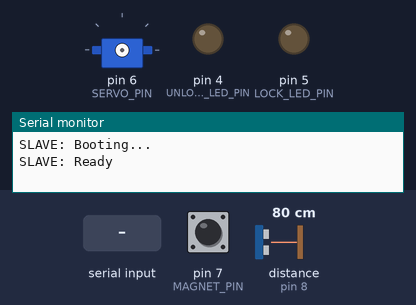
Simulated run of this sketch. Board: Arduino Uno, built with avr-gcc and run on an emulated ATmega328P. On the bench: servo, output pins drawn as LEDs (lit = HIGH), the last lines printed to the serial monitor. Inputs (shaded band) come from the test bench; at power-on: pin 7 (MAGNET_PIN) HIGH, distance to the obstacle (sensor on pin 8) 80 cm. The echo pulse lasts 58.3 µs per cm; pins used as bus, display or sensor lines are not drawn.

Above: at 1.2 s.
1.3 s: "0" received over the second serial link
At 2.8 s:
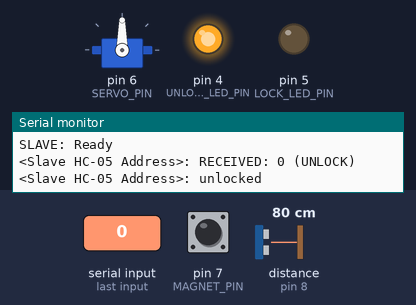
3.1 s: pin 7 (MAGNET_PIN) pulled LOW for 3.2 s
At 7.8 s:
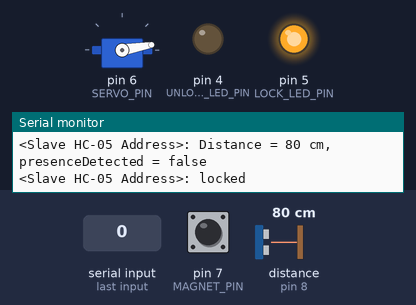
8.1 s: "0" received over the second serial link
At 8.25 s:
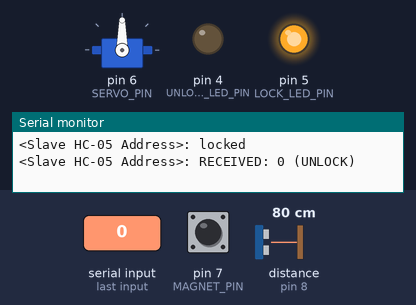
11.4 s: pin 7 (MAGNET_PIN) driven LOW
At 13.26 s:
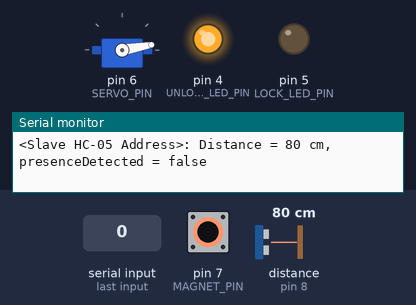
14.4 s: distance to the obstacle (sensor on pin 8) set to 33 cm
15.9 s: distance to the obstacle (sensor on pin 8) set to 26 cm
At 17.4 s:
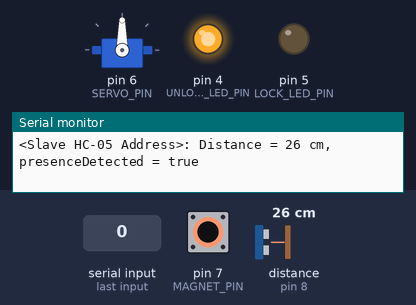
Timing chart, 0 to 18.9 s (numbered marks = the images above; inputs shaded):
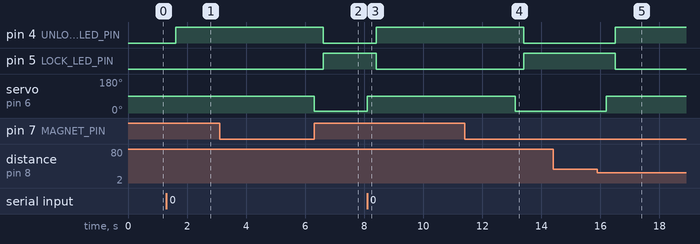

Measured:
- the behaviour switches between 30 and 29 cm on distance to the obstacle (sensor on pin 8) (found by bisection; images 4 and 5)
- after the input at 1.3 s, pin 4 (UNLOCK_LED_PIN): LOW → HIGH after 0.31 s
- after the input at 3.1 s, pin 4 (UNLOCK_LED_PIN): HIGH → LOW after 3.5 s; pin 5 (LOCK_LED_PIN): LOW → HIGH after 3.5 s; servo on pin 6 (SERVO_PIN): 90° → 10° after 3.2 s
- after the input at 8.1 s, pin 4 (UNLOCK_LED_PIN): LOW → HIGH after 0.31 s; pin 5 (LOCK_LED_PIN): HIGH → LOW after 0.31 s; servo on pin 6 (SERVO_PIN): 10° → 90° at once
- after the input at 11.4 s, pin 4 (UNLOCK_LED_PIN): HIGH → LOW after 2.0 s; pin 5 (LOCK_LED_PIN): LOW → HIGH after 2.0 s; servo on pin 6 (SERVO_PIN): 90° → 10° after 1.7 s
- after the input at 15.9 s, pin 4 (UNLOCK_LED_PIN): LOW → HIGH after 0.60 s; pin 5 (LOCK_LED_PIN): HIGH → LOW after 0.60 s; servo on pin 6 (SERVO_PIN): 10° → 90° after 0.30 s

The sketch:

AutomaticDoorLock_Inside.ino
```cpp
//Version 2
#include <Arduino.h>
#include <Servo.h>
#include <SoftwareSerial.h>

const int SERVO_PIN       = 6;
const int MAGNET_PIN      = 7;
const int TRIG_PIN        = 9;
const int ECHO_PIN        = 8;
const int LOCK_LED_PIN    = 5;
const int UNLOCK_LED_PIN  = 4;

const int PERSON_THRESHOLD = 30; // Adjust person threshold as needed. Value is in centimeters.

// Adjust LOCK_ANGLE and UNLOCK_ANGLE as needed
const int LOCK_ANGLE       = 10;
const int UNLOCK_ANGLE     = 90;

const char SLVADDR[]="<Slave HC-05 Address>"; // Add Slave HC-05 address here

const unsigned long UNLOCK_HOLD = 5000; // Adjust UNLOCK_HOLD value as needed. Value is in milliseconds.
unsigned long lastUnlockRequest = 0;

#define LOCKED   true
#define UNLOCKED false

SoftwareSerial BT(2, 3);
Servo lockServo;

bool isLocked     = true;
bool doorClosed   = false;
bool presenceDetected   = false;

unsigned long lastUSCheck     = 0;
unsigned long lastMagnetCheck = 0;

long readDistanceCM() {
  digitalWrite(TRIG_PIN, LOW);
  delayMicroseconds(5);
  digitalWrite(TRIG_PIN, HIGH);
  delayMicroseconds(20);
  digitalWrite(TRIG_PIN, LOW);

  long duration = pulseIn(ECHO_PIN, HIGH, 100000UL);
  if(duration == 0) return -1;
  long dist = (duration * 0.0344) / 2;
  return dist;
}

void setLock(bool lockState) {
  if(lockState == isLocked) return;

  isLocked = lockState;
  lockServo.attach(SERVO_PIN);

  if(lockState == LOCKED) {
    lockServo.write(LOCK_ANGLE);
  } else {
    lockServo.write(UNLOCK_ANGLE);
  }

  delay(300);
  lockServo.detach();  // Detach the servo after changing positions to avoid servo jitter while idle

  if(lockState == LOCKED) {  // Print debug info to Serial and change lock state LEDs
    Serial.print(SLVADDR);
    Serial.println(": locked");
    digitalWrite(LOCK_LED_PIN, HIGH);
    digitalWrite(UNLOCK_LED_PIN, LOW);
  } else {
    Serial.print(SLVADDR);
    Serial.println(": unlocked");
    digitalWrite(LOCK_LED_PIN, LOW);
    digitalWrite(UNLOCK_LED_PIN, HIGH);
  }
}

void setup() {
  Serial.begin(9600);
  BT.begin(38400);
  Serial.println("SLAVE: Booting...");

  pinMode(MAGNET_PIN, INPUT_PULLUP);
  pinMode(TRIG_PIN, OUTPUT);
  pinMode(ECHO_PIN, INPUT);
  pinMode(LOCK_LED_PIN, OUTPUT);
  pinMode(UNLOCK_LED_PIN, OUTPUT);

  setLock(LOCKED);
  Serial.println("SLAVE: Ready");
}

void loop() {
  unsigned long now = millis();

  if(BT.available()) {					// Check for incoming lock/unlock requests from OutsideControllerUnit
    char requestVal = BT.read();
    Serial.print(SLVADDR);
    Serial.print(": RECEIVED: ");
    Serial.print(requestVal);

    if(requestVal == '0') {
      Serial.println(" (UNLOCK)");
      setLock(UNLOCKED);
      lastUnlockRequest = now;
    } else if(requestVal == '1') {
      Serial.println(" (LOCK)");
      if(doorClosed){
        setLock(LOCKED);
        lastUnlockRequest = 0;
      }else{
        Serial.println(" (LOCK IGNORED - door open)");
      }
    }

  }

  if(now - lastMagnetCheck >= 100) {			// Check the Magnetic Door Switch to determine if door is open or closed
    lastMagnetCheck = now;
    int magnetState = digitalRead(MAGNET_PIN);
    doorClosed = (magnetState == LOW);

  }
  BT.write(doorClosed);
  static int stableCount = 0;
  if(now - lastUSCheck >= 150 && doorClosed) {
    lastUSCheck = now;

    long dist = readDistanceCM();
    bool detectedNow = (dist > 0 && dist < PERSON_THRESHOLD);

    if (detectedNow) {
      stableCount++;
    } else {
      stableCount = 0;
    }
    presenceDetected = (stableCount >= 2);

    Serial.print(SLVADDR);
    Serial.print(": Distance = ");
    Serial.print(dist);
    Serial.print(" cm, presenceDetected = ");
    Serial.println(presenceDetected ? "true" : "false");
  }

  if(presenceDetected && !isLocked) {}
  else if(presenceDetected && isLocked) {
    setLock(UNLOCKED);
    lastUnlockRequest = now;
  } else if(!presenceDetected &&
              doorClosed &&
              !isLocked &&
              lastUnlockRequest!=0 &&
              (now-lastUnlockRequest>=UNLOCK_HOLD)) {
    setLock(LOCKED);
    lastUnlockRequest = 0;
  }
  delay(10);
}

// Version 1
// #include <Arduino.h>
// #include <Servo.h>
// #include <Arduino_FreeRTOS.h>
// #include <SoftwareSerial.h>

// const int SERVO_PIN= 6;
// const int MAGNET_PIN= 7;
// const int TRIG_PIN= 9;
// const int ECHO_PIN= 8;
// const int LOCK_LED_PIN=5;
// const int UNLOCK_LED_PIN=4;

// const int PERSON_THRESHOLD=30;
// const int LOCK_ANGLE=10;
// const int UNLOCK_ANGLE=90;

// #define LOCKED true
// #define UNLOCKED false

// volatile bool isLocked=true;
// volatile bool doorClosed=false;
// volatile bool personNear=false;

// int rqVal=2;
// SoftwareSerial BT(2,3);
// Servo lockServo;

// void TaskBluetooth(void *pvParameters);
// void TaskSensors(void *pvParameters);

// long readDistanceCM()
// {
//   digitalWrite(TRIG_PIN, LOW);
//   delayMicroseconds(2);
//   digitalWrite(TRIG_PIN, HIGH);
//   delayMicroseconds(10);
//   digitalWrite(TRIG_PIN, LOW);

//   long duration=pulseInLong(ECHO_PIN, HIGH, 30000UL);
//   if(duration==0) return -1;
//   long dist=(duration*0.0344)/2;
//   return dist;
// }

// void setLock(bool lockState)
// {
//   if(lockState==isLocked) return;

//   isLocked=lockState;
//   lockServo.attach(SERVO_PIN);
//   if(lockState==LOCKED)
//   {
//     lockServo.write(LOCK_ANGLE);
//   }
//   else
//   {
//     lockServo.write(UNLOCK_ANGLE);
//   }

//   vTaskDelay(pdMS_TO_TICKS(50));
//   lockServo.detach();

//   if(lockState==LOCKED)
//   {
//     Serial.println("locked");
//     digitalWrite(LOCK_LED_PIN, HIGH);
//     digitalWrite(UNLOCK_LED_PIN, LOW);
//   }
//   else
//   {
//     Serial.println("unlocked");
//     digitalWrite(LOCK_LED_PIN, LOW);
//     digitalWrite(UNLOCK_LED_PIN, HIGH);
//   }
// }

// void setup()
// {
//   pinMode(MAGNET_PIN, INPUT_PULLUP);
//   pinMode(TRIG_PIN,OUTPUT);
//   pinMode(ECHO_PIN,INPUT);
//   pinMode(LOCK_LED_PIN, OUTPUT);
//   pinMode(UNLOCK_LED_PIN, OUTPUT);

//   setLock(LOCKED);

//   Serial.begin(38400);
//   BT.begin(9600);
//   xTaskCreate(TaskBluetooth, "BT", 1024, NULL, 2, NULL);
//   xTaskCreate(TaskSensors, "UM", 256, NULL, 1, NULL);


//   vTaskStartScheduler();

// }

// void loop(){}

// void TaskBluetooth(void *pvParameters)
// {
//   (void) pvParameters;

//   for(;;)
//   {
//     if(BT.available()>0)
//     {
//       rqVal=BT.read();
//       Serial.print("SLAVE RECEIVED: ");
//       Serial.println((char)rqVal);
//       if(rqVal=='0')
//       {
//         setLock(UNLOCKED);
//       }
//       else if(rqVal=='1')
//       {
//         setLock(LOCKED);
//       }
//     }
//     vTaskDelay(pdMS_TO_TICKS(20));
//   }
// }

// void TaskSensors(void *pvParameters)
// {
//   (void) pvParameters;
//   static int stableCount=0;
//   for(;;)
//   {
//     int magnetState=digitalRead(MAGNET_PIN);
//     doorClosed=(magnetState==LOW);
//     long dist=readDistanceCM();
//     bool detectedNow=(dist>0&&dist<PERSON_THRESHOLD);
//     if(detectedNow)
//     {
//       stableCount++;
//     }
//     else
//     {
//       stableCount=0;
//     }
//     personNear=(stableCount>=2);

//     if(personNear)
//     {
//       setLock(UNLOCKED);
//     }
//     else if(doorClosed&&!personNear)
//     {
//       setLock(LOCKED);
//     }
//     vTaskDelay(100);
//   }
// }

// Bluetooth test version
// #include <SoftwareSerial.h>
// SoftwareSerial BT(2, 3);  // RX=2, TX=3

// void setup() {
//   Serial.begin(9600);
//   BT.begin(38400);
//   Serial.println("SLAVE TEST READY");
// }

// void loop() {
//   if (BT.available()) {
//     char c = BT.read();
//     Serial.print("RECEIVED: ");
//     Serial.println(c);
//   }

// }
```
